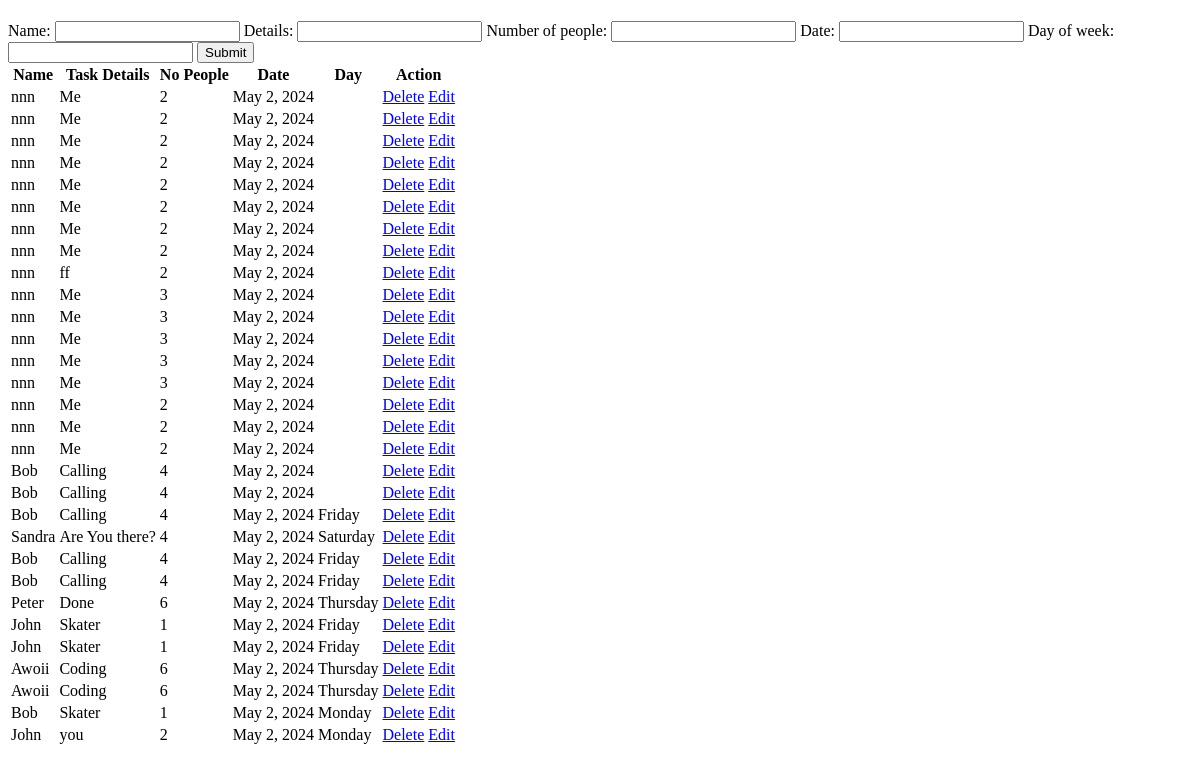
Before: /create with the older database file.
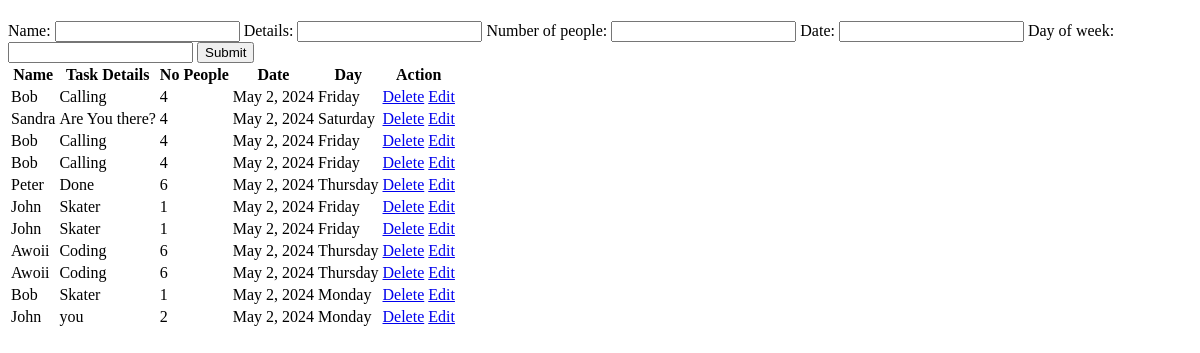
After: the same page with the newer database file.
### newapp/models.py (models this page shows)
class Task(models.Model):
    name = models.CharField(max_length=200)
    details = models.CharField(max_length=1000)
    number_of_people = models.IntegerField()
    date = models.DateField(auto_now_add=True)
    day_of_week = models.CharField(max_length=20)

### newapp/views.py (the view)
# urls.py: path('create', views.create_task, name='create_task'),
def create_task(request):
    if request.method == 'POST':
        form = TaskForm(request.POST)
        if form.is_valid():
            a_name = form.cleaned_data ['name']    #these field names are from the model, name as it is in the left can change or vary, but what us is in [] should be maintained
            b_details = form.cleaned_data ['details'] #these field names are from the
            c_number_of_people = form.cleaned_data ['number_of_people']
            d_date = form.cleaned_data ['date'] #these field names
            e_day_of_week = form.cleaned_data ['day_of_week'] #these field names
            Task.objects.create(name=a_name, details = b_details, number_of_people=c_number_of_people, date=d_date, day_of_week=e_day_of_week)#We pass the actual data as it is in the model
            return HttpResponseRedirect(reverse('indexpage'))
            return redirect('/index')
    else:
        form = TaskForm()
    tasklist = Task.objects.all() #We are retrieving list and sending it back
    return render(request, 'newapp/base.html', {'form': form, 'tasklist': tasklist})

### newapp/forms.py (shortened to what this page needs)
class TaskForm(forms.Form): #inheriting the class to extend functionality
    name = forms.CharField(max_length=200, widget = forms.TextInput(attrs={'class': 'form-control'}), required=False)
    details = forms.CharField(max_length=1000, widget = forms.TextInput(attrs={'class': 'form-control'}), required=False)
    number_of_people = forms.IntegerField(widget = forms.NumberInput(attrs={'class': 'form-control'}), required=False)
    date = forms.DateField(widget = forms.DateInput(attrs={'class': 'form-control'}), required=False)
    day_of_week = forms.CharField(max_length=20, widget = forms.TextInput(attrs={'class': 'form-control'}), required=False)

### newapp/templates/newapp/base.html (shortened to what this page needs)
<!DOCTYPE html>
<html lang="en">
<head>
</head>
<body>
    <form action="{% url 'create_task' %}" method="POST">
        {% for form_field in form %}
            {{ form_field.label_tag }}
            {{ form_field }}
        {% endfor %}
    <input type="submit" value="Submit">
    </form>
    <table>
        <thead>
            <tr>
                <th>Name</th>
                <th>Task Details</th>
                <th>No People</th>
                <th>Date</th>
                <th>Day</th>
                <th>
                    Action
                </th>
            </tr>
        </thead>
        <tbody>
            {% for task in tasklist %}
            <tr>
                <td>{{ task.name }}</td>
                <td>{{ task.details }}</td>
                <td>{{ task.number_of_people }}</td>
                <td>{{ task.date }}</td>
                <td>{{ task.day_of_week }}</td>
                <td>
                    <a href="{% url 'delete_task' task.id %}">Delete</a>
                    <a href="{% url 'edit_task' task.id %}">Edit</a>
                </td>
            </tr>
            {% endfor %}
        </tbody>
    </table>
   </body>
</html>

Changed rows visible on the page:
removed Task: name "nnn", details "Me", number_of_people "2", date "May 2, 2024"
removed Task: name "nnn", details "Me", number_of_people "2", date "May 2, 2024"
removed Task: name "nnn", details "Me", number_of_people "2", date "May 2, 2024"
removed Task: name "nnn", details "Me", number_of_people "2", date "May 2, 2024"
removed Task: name "nnn", details "Me", number_of_people "2", date "May 2, 2024"
removed Task: name "nnn", details "Me", number_of_people "2", date "May 2, 2024"
removed Task: name "nnn", details "Me", number_of_people "2", date "May 2, 2024"
removed Task: name "nnn", details "Me", number_of_people "2", date "May 2, 2024"
removed Task: name "nnn", details "ff", number_of_people "2", date "May 2, 2024"
removed Task: name "nnn", details "Me", number_of_people "3", date "May 2, 2024"
removed Task: name "nnn", details "Me", number_of_people "3", date "May 2, 2024"
removed Task: name "nnn", details "Me", number_of_people "3", date "May 2, 2024"
removed Task: name "nnn", details "Me", number_of_people "3", date "May 2, 2024"
removed Task: name "nnn", details "Me", number_of_people "3", date "May 2, 2024"
removed Task: name "nnn", details "Me", number_of_people "2", date "May 2, 2024"
removed Task: name "nnn", details "Me", number_of_people "2", date "May 2, 2024"
removed Task: name "nnn", details "Me", number_of_people "2", date "May 2, 2024"
removed Task: name "Bob", details "Calling", number_of_people "4", date "May 2, 2024"
removed Task: name "Bob", details "Calling", number_of_people "4", date "May 2, 2024"
